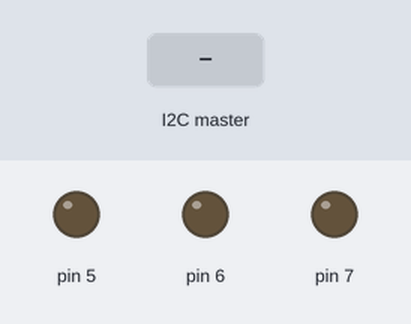
A sketch run on a simulated Arduino Uno, built with avr-gcc and run on an emulated ATmega328P. On the bench: output pins drawn as LEDs (lit = HIGH). The test bench sets the inputs (shaded band).

Above: at 1.2 s.
1.3 s: the I2C master sends the byte 1
At 2.4 s:
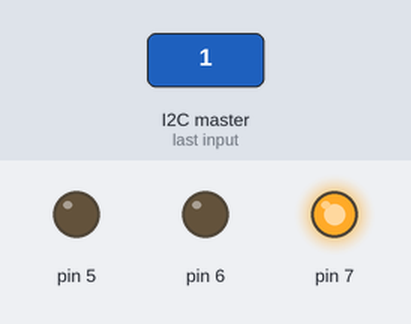
3.2 s: the I2C master sends the byte 0
At 3.46 s:
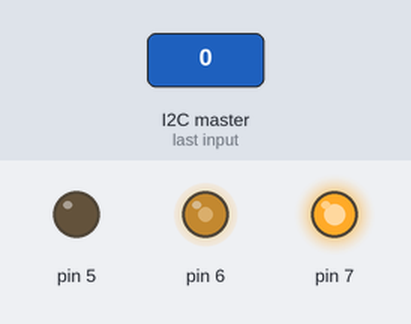
Timing chart, 0 to 6.2 s (numbered marks = the images above; inputs shaded):
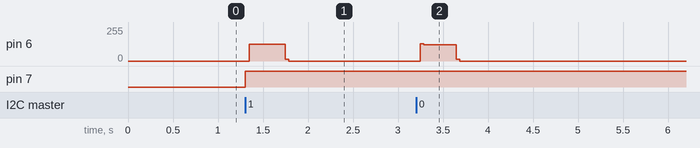

The sketch:

slave01.ino
```cpp
#include <Wire.h>
#include "Pump.h"

#define DRIVER_ENABLE 5
#define DRIVER_STEP 6
#define DRIVER_DIR 7
#define LED 2
#define SERVO_1 9
#define SERVO_2 10
#define THERMISTOR A1

Pump pump(DRIVER_ENABLE,DRIVER_STEP,DRIVER_DIR);

void setup() {
  Wire.begin(8);                // join i2c bus with address #8
  Wire.onReceive(data_from_master);
  Wire.onRequest(data_to_master);
}

void loop() {
  delay(100);
}

void data_from_master(int num_bytes) {
  pump.flow(200);
  Serial.println("bella");
}

void data_to_master () {
  Wire.write(1);
}
```

Pump.cpp
```cpp
/*
  Pump.cpp
  Created by Pietro Rustici, 14 April, 2017.
  Released into the public domain.
*/

#include "Arduino.h"
#include "Pump.h"

Pump::Pump(int enable,int step, int dir)
{
  pinMode(enable, OUTPUT);
  pinMode(step, OUTPUT);
  pinMode(dir, OUTPUT);
  _enable = enable;
  _step = step;
  _dir = dir;
}

void Pump::flow(int steps)
{
   digitalWrite(_enable,LOW);
   digitalWrite(_dir,HIGH);
   for(int i=0;i<steps;i++)
   {
      digitalWrite(_step,HIGH);
      delay(5);
      digitalWrite(_step,LOW);
      delay(10);
   }
}

void Pump::clean()
{
  digitalWrite(_step, HIGH);
  delay(1000);
  digitalWrite(_step, LOW);
  delay(250);
}
```

Pump.h
```cpp
/*
  Pump.h
  Created by Pietro Rustici, 14 April, 2017.
  Released into the public domain.
*/
#ifndef Pump_h
#define Pump_h

#include "Arduino.h"

class Pump
{
  public:
    Pump(int enable,int step, int dir);
    void flow(int steps);
    void clean();
  private:
    int _enable;
    int _step;
    int _dir;
};

#endif
```

Measured:
- after the input at 1.3 s, pin 6: 0/255 → 127/255 at once, → 0/255 0.40 s later; pin 7: LOW → HIGH at once
- after the input at 3.2 s, pin 6: 0/255 → 122/255 after 0.05 s, → 0/255 0.40 s later
